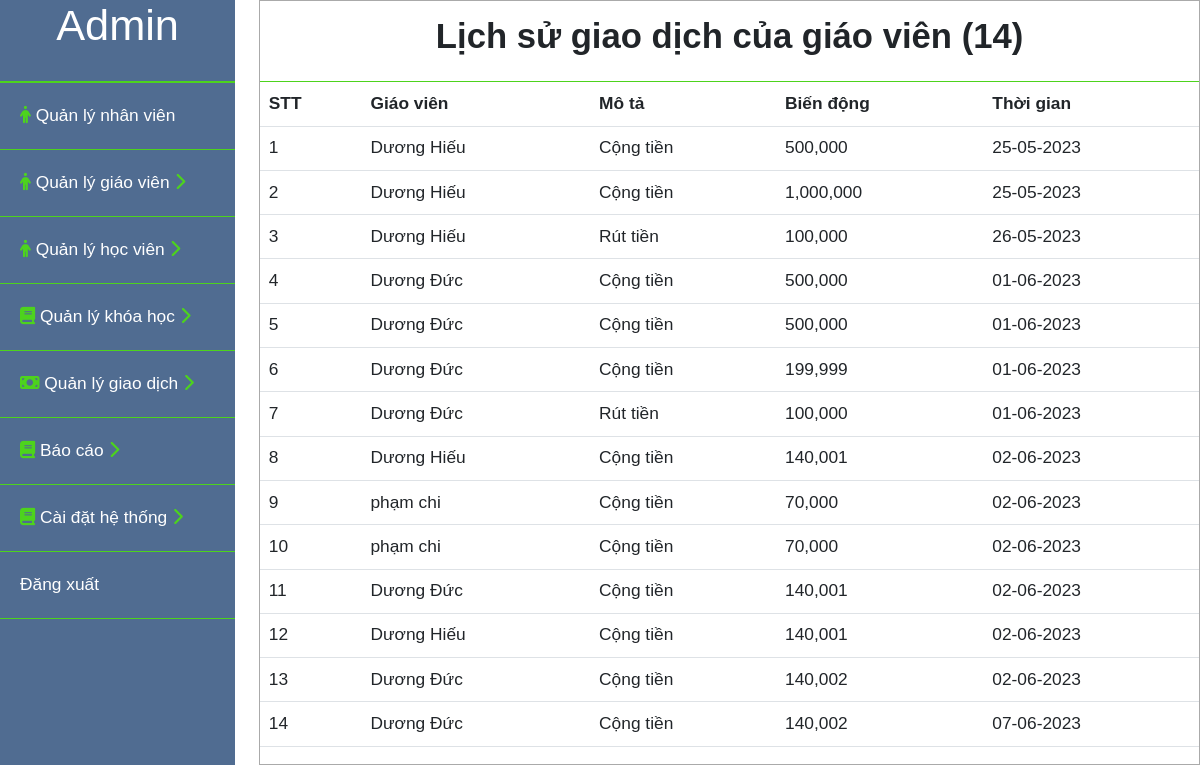
The app's page /admin/lichsugiaodich_gv.php with its own data.
### tables this page shows
CREATE TABLE `lichsugiaodich` (
  `id` int(11) NOT NULL,
  `idgiaovien` int(11) NOT NULL,
  `mota` varchar(255) NOT NULL,
  `biendong` int(11) NOT NULL,
  `tongtienconlai` int(11) NOT NULL,
  `thoigian` date NOT NULL DEFAULT current_timestamp()
);

CREATE TABLE `giaovien` (
  `id` int(11) NOT NULL,
  `hoten` varchar(100) NOT NULL,
  `email` varchar(100) NOT NULL,
  `sodienthoai` int(11) NOT NULL,
  `theloaigiaovien` int(11) NOT NULL,
  `quocgia` varchar(10) NOT NULL,
  `gioitinh` int(11) NOT NULL,
  `vitien` int(11) NOT NULL,
  `diachi` varchar(255) NOT NULL,
  `timezone` varchar(10) NOT NULL,
  `idcongcudayhoc` int(11) NOT NULL,
  `linkdayhoc` varchar(255) NOT NULL,
  `danhgia` int(11) NOT NULL,
  `gioithieubanthan1` text NOT NULL,
  `gioithieubanthan2` text NOT NULL,
  `gioithieubanthan3` text NOT NULL,
  `imgprofile` varchar(255) NOT NULL,
  `taikhoan` int(11) NOT NULL,
  `video` varchar(100) NOT NULL,
  `idcard1` varchar(100) NOT NULL,
  `idcard2` varchar(100) NOT NULL,
  `chungchi1` varchar(100) NOT NULL,
  `chungchi2` varchar(100) NOT NULL,
  `congcu1` varchar(100) NOT NULL,
  `congcu2` varchar(100) NOT NULL,
  `congcu3` varchar(100) NOT NULL,
  `congcu4` varchar(100) NOT NULL
);

### admin/lichsugiaodich_gv.php (the view, shortened to what this page needs)
<?php
    include("../user/connect.php");
    $sql_lsgd = "SELECT lichsugiaodich.*, giaovien.hoten
                    FROM lichsugiaodich,giaovien
                    WHERE giaovien.id = lichsugiaodich.idgiaovien";
    $stmt_lsgd  = $conn->prepare($sql_lsgd);
    $query_lsgd  = $stmt_lsgd->execute();
    $result_lsgd  = array();
    while($row_lsgd = $stmt_lsgd->fetch(PDO::FETCH_ASSOC)){
        $result_lsgd[] = $row_lsgd;
    }
    $sql_sl = "SELECT count(id) as dem FROM lichsugiaodich";
    $stmt_sl = $conn->prepare($sql_sl);
    $query_sl = $stmt_sl->execute();
    $result_sl = array();
    while($row_sl = $stmt_sl->fetch(PDO::FETCH_ASSOC)){
        $result_sl[] = $row_sl;
    }
    foreach ($result_sl as $items) {
        $slusers = $items['dem'];
    }
?>
<!DOCTYPE html>
<html lang="en">
<head>
    <link rel="stylesheet" href="css/bootstrap.min.css">
    <link rel="stylesheet" href="style/admin.css">
    <link rel="stylesheet" type="text/css" href="style/danhsach.css">
</head>
<body>
    <div id="content">
        <div id="admin__sidebar">
            <div class="admin__profile">
                <h1>Admin</h1>
            </div>
            <div class="admin__list">
                <ul>
                    <li class="admin__list--nhanvien">
                        <a href="nhanvien.php"><i class="fa-solid fa-person" style="color: #4dd31d;"></i> Quản lý nhân viên</a>
                    </li>
                    <li class="admin__list--giaovien">
                        <a href="#"  onclick="myFunction('toggle1')"><i class="fa-solid fa-person" style="color: #4dd31d;"></i> Quản lý giáo viên <i class="icondrop active fa-solid fa-chevron-right" style="color: #4dd31d;"></i><i class="icondrop fa-solid fa-chevron-down" style="color: #4dd31d;"></i></a>
                    </li>
                    <li class="admin__list--hocvien">
                        <a href="#" onclick="myFunction('toggle5')"> <i class="fa-solid fa-person" style="color: #4dd31d;"></i> Quản lý học viên <i class="icondrop active fa-solid fa-chevron-right" style="color: #4dd31d;"></i><i class="icondrop fa-solid fa-chevron-down" style="color: #4dd31d;"></i></a>
                    </li>
                    <li class="admin__list--khoahoc">
                        <a href="#" onclick="myFunction('toggle6')"> <i class="fa-sharp fa-solid fa-book" style="color: #4dd31d;"></i> Quản lý khóa học <i class="icondrop active fa-solid fa-chevron-right" style="color: #4dd31d;"></i><i class="icondrop fa-solid fa-chevron-down" style="color: #4dd31d;"></i></a>
                    </li>
                    <li class="admin__list--giaodich">
                        <a href="#" onclick="myFunction('toggle2')"><i class="fa-solid fa-money-bill" style="color: #4dd31d;"></i> Quản lý giao dịch <i class="icondrop active fa-solid fa-chevron-right" style="color: #4dd31d;"></i><i class="icondrop fa-solid fa-chevron-down" style="color: #4dd31d;"></i></a>
                    </li>
                    <li class="admin__list--baocao">
                        <a href="#" onclick="myFunction('toggle3')"> <i class="fa-sharp fa-solid fa-book" style="color: #4dd31d;"></i> Báo cáo <i class="icondrop active fa-solid fa-chevron-right" style="color: #4dd31d;"></i><i class="icondrop fa-solid fa-chevron-down" style="color: #4dd31d;"></i></a>
                    </li>
                    <li class="admin__list--hethong">
                        <a href="#" onclick="myFunction('toggle4')"> <i class="fa-sharp fa-solid fa-book" style="color: #4dd31d;"></i> Cài đặt hệ thống <i class="icondrop active fa-solid fa-chevron-right" style="color: #4dd31d;"></i><i class="icondrop fa-solid fa-chevron-down" style="color: #4dd31d;"></i></a>
                    </li>
                    <li class="admin__list--dangxuat">
                        <a href="logout.php">Đăng xuất</a>
                    </li>
                </ul>
            </div>
        </div>
         <div id="main_content">
            <div class="title">
                <h2>Lịch sử giao dịch của giáo viên (<?php echo $slusers?>)</h2>
            </div>
            <div class="chitiet_content">
                <table class="table table-inverse">
                    <thead>
                        <tr>
                            <th>STT</th>
                            <th>Giáo viên</th>
                            <th>Mô tả</th>
                            <th>Biến động</th>
                            <th>Thời gian</th>
                        </tr>
                    </thead>
                    <tbody>
                        <?php $i=1; foreach($result_lsgd as $items):?>
                        <tr>
                            <td><?php echo $i;?></td>
                            <td><?php echo $items['hoten'];?></td>
                            <td><?php echo $items['mota'];?></td>
                            <td><?php
                                $biendong = $items['biendong'];
                                echo number_format($biendong);
                                ?></td>
                            <td><?php
                                $thoigian = $items['thoigian'];
                                echo date("d-m-Y",strtotime($thoigian));
                                ?></td>
                        </tr>
                        <?php $i++; endforeach?>
                    </tbody>
                </table>
            </div>
         </div>
    </div>
</body>
</html>

### admin/style/admin.css (style rules this page uses)
* { font-family: Verdana, Geneva, Tahoma, sans-serif; margin: 0; padding:0; box-sizing: border-box; font-size: 13pt; }
#admin__sidebar { width: 25%; background-color: #506c91; color: #ffffff; }
#admin__sidebar .admin__profile { text-align: center; padding-bottom: 20px; border-bottom: 2px solid #4dd31d; }
#admin__sidebar .admin__list li { list-style: none;; }
#admin__sidebar .admin__list a { text-decoration: none; color: #ffffff; }
.admin__list ul { padding: 0; }
.admin__list li { padding: 20px; border-bottom: 1px solid #4dd31d; }
.icondrop { display: none; }
.icondrop.active { display: inline-block; }

### admin/style/danhsach.css (style rules this page uses)
#content { display: flex; }
#main_content { margin-left: 2%; width: 100%; max-width: 1150px; border: 1px solid #aaaaaa; height: auto; }
#main_content .title { border-bottom: 1px solid #4dd31d; text-align: center; padding: 15px ; }
#main_content .title h2 { font-weight: bold; }

### records on screen
lichsugiaodich: idgiaovien.hoten "Dương Hiếu", mota "Cộng tiền", biendong "500,000", thoigian "25-05-2023"
lichsugiaodich: idgiaovien.hoten "Dương Hiếu", mota "Cộng tiền", biendong "1,000,000", thoigian "25-05-2023"
lichsugiaodich: idgiaovien.hoten "Dương Hiếu", mota "Rút tiền", biendong "100,000", thoigian "26-05-2023"
lichsugiaodich: idgiaovien.hoten "Dương Đức", mota "Cộng tiền", biendong "500,000", thoigian "01-06-2023"
lichsugiaodich: idgiaovien.hoten "Dương Đức", mota "Cộng tiền", biendong "500,000", thoigian "01-06-2023"
lichsugiaodich: idgiaovien.hoten "Dương Đức", mota "Cộng tiền", biendong "199,999", thoigian "01-06-2023"
lichsugiaodich: idgiaovien.hoten "Dương Đức", mota "Rút tiền", biendong "100,000", thoigian "01-06-2023"
lichsugiaodich: idgiaovien.hoten "Dương Hiếu", mota "Cộng tiền", biendong "140,001", thoigian "02-06-2023"
lichsugiaodich: idgiaovien.hoten "phạm chi", mota "Cộng tiền", biendong "70,000", thoigian "02-06-2023"
lichsugiaodich: idgiaovien.hoten "phạm chi", mota "Cộng tiền", biendong "70,000", thoigian "02-06-2023"
lichsugiaodich: idgiaovien.hoten "Dương Đức", mota "Cộng tiền", biendong "140,001", thoigian "02-06-2023"
lichsugiaodich: idgiaovien.hoten "Dương Hiếu", mota "Cộng tiền", biendong "140,001", thoigian "02-06-2023"
lichsugiaodich: idgiaovien.hoten "Dương Đức", mota "Cộng tiền", biendong "140,002", thoigian "02-06-2023"
lichsugiaodich: idgiaovien.hoten "Dương Đức", mota "Cộng tiền", biendong "140,002", thoigian "07-06-2023"

### other values on screen
$slusers "14"
